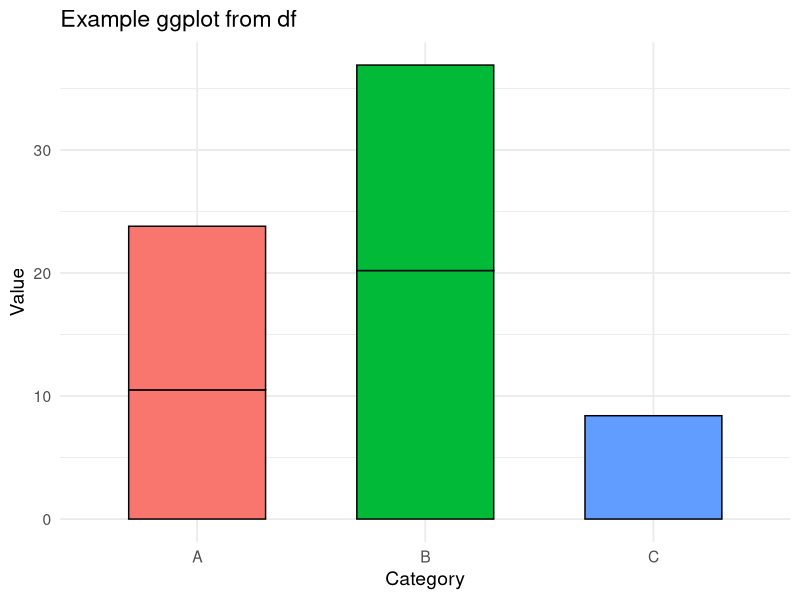

The R script that drew this image:
# Build a small example data frame
df <- data.frame(
  id = 1:5,
  category = c("A", "B", "A", "C", "B"),
  value = c(10.5, 20.2, 13.3, 8.4, 16.7),
  stringsAsFactors = FALSE
)


# Example ggplot using the df data frame
library(ggplot2)

x <- ggplot(df, aes(x = category, y = value, fill = category)) +
  geom_col(width = 0.6, color = "black") +
  labs(
    title = "Example ggplot from df",
    x = "Category",
    y = "Value"
  ) +
  theme_minimal(base_size = 14) +
  theme(legend.position = "none")

  print(x)